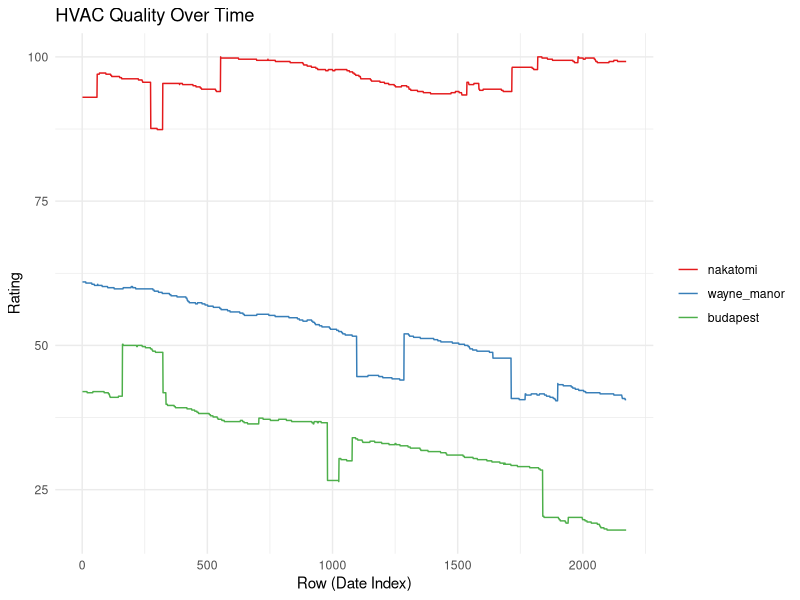
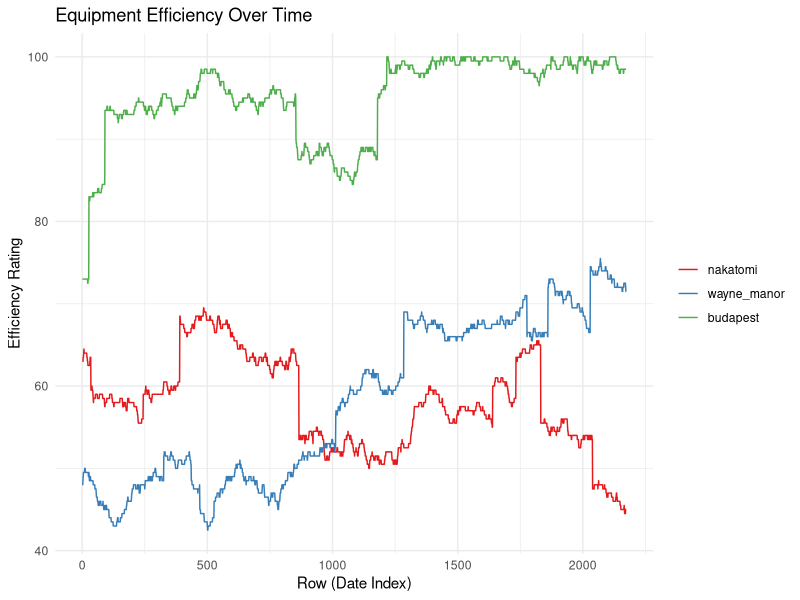

R code for these plots, in order: (Note: this script raises an error after producing the figures.)
library(tibble)
library(tidyr)
library(lubridate)
library(MASS)
library(ggplot2)
library(GGally)
library(here)
library(reshape2)
library(dplyr)
library(Hmisc)

# Set a seed for reproducibility
set.seed(12923)

#### SETUP, VARIABILITY & UNIQUENESS SETTINGS #####################
# Time period
start_date <- as.Date("2018-01-01")
end_date <- as.Date("2023-12-13")
dates <- seq.Date(start_date, end_date, by = "day")
days <- length(dates)

buildings <- c("nakatomi", "wayne_manor", "budapest")
noise_factor <- .5 # amount of noise to introduce in each var
wind_speed_adjust <- c(nakatomi = 2, wayne_manor = 0, budapest = -2)
# Building-specific temperature adjustments to simulate the 
# bldgs being in different areas of the city
temp_adjust <- c(nakatomi = 3, wayne_manor = 0, budapest = -3)
# no adjust to cloud_cover; it's all the same grey everywhere in Seattle :)
# number of people - in the num_ppl section


bldg_names <- rep(buildings, each = days)
dates_rep <- rep(dates, times = length(buildings))
weekdays <- ifelse(wday(dates_rep, week_start = 1) %in% c(6, 7), 0, 1) # 0 for weekend, 1 for weekday, with Mon being the first day of the week
weekdays_singlebldg <- ifelse(wday(dates, week_start = 1) %in% c(6, 7), 0, 1) # 0 for weekend, 1 for weekday, with Mon being the first day of the week

# Unique ID for each row
ids <- seq_len(days * length(buildings))



#### ENERGY COSTS ###########################
simulate_energy_prices <- function(start_date, end_date) {
  dates <- seq.Date(as.Date(start_date), as.Date(end_date), by = "day")
  current_price <- 0.225 # Initial average price
  
  # Create a matrix to store price data
  price_data <- matrix(nrow = length(dates), ncol = 1)
  
  for (date_idx in 1:length(dates)) {
    # Apply a very small daily change to simulate long-term trends
    yearly_trend <- rnorm(1, mean = 0.00001, sd = 0.001) 
    
    # Simulate daily variation with a tighter range
    daily_change <- rnorm(1, mean = 0, sd = 0.001) 
    
    # Less frequent and significant random events
    if (runif(1) < 0.001) { # Reduced chance for a significant event
      event_change <- rnorm(1, mean = 0, sd = 0.002)
    } else {
      event_change <- 0
    }
    
    # Calculate the new price with tightened constraints
    new_price <- max(0.10, min(0.5, current_price + yearly_trend + daily_change + event_change))
    price_data[date_idx] <- new_price
    
    # Update the current price for the next day
    current_price <- new_price
  }
  
  # Return a data frame of dates and simulated prices
  data.frame(date = dates, price_per_kwh = price_data)
}

# Use the function with the provided start and end dates
temp_prices <- simulate_energy_prices(start_date, end_date)



#### BUILDING FOOTPRINT ##################### 
# (assume units: sq ft) (assuming they remain constant over the time period for simplicity)
# bldg_area <- round(runif(length(buildings), min = 5000, max = 25000)) # if you want to scramble bldg_size each run
bldg_area <- c(21110, 7260, 15200) # nakatomi, wayne_manor, budapest
bldg_area_named <- setNames(bldg_area, c("nakatomi", "wayne_manor", "budapest"))
bldg_area_rep <- rep(bldg_area, each = days)

#### NUMBER OF PEOPLE #####################
# number of people in each building, with reduced occupants on weekends and customized to each building
# num_ppl <- numeric(length = days * length(buildings))
# for (i in 1:(days * length(buildings))) {
#   building_name <- bldg_names[i]
#   if (weekdays[i] == 1) {
#     # Generate more people on weekdays
#     mean_factor <- 300 + mean_factor_weekday[building_name]
#     scale_factor <- 5 + scale_factor_weekday[building_name]
#     sd_factor <- 70 + sd_factor_adjust[building_name]   
#   } else {
#     # Generate fewer people on weekends
#     mean_factor <- 100 + mean_factor_weekend[building_name]
#     scale_factor <- 5 + scale_factor_weekend[building_name]
#     sd_factor <- 30 + sd_factor_adjust[building_name]   
#   }
#   
#   num_ppl[i] <- as.integer(pmax(0, pmin(2000, rgamma(1, shape = 2, scale = scale_factor) + 1 +
#                                           abs(round(rnorm(1, mean = mean_factor, sd = sd_factor), 0)))))
# }
# plot(num_ppl)
# 
# sqft_per_person <- numeric(length = length(num_ppl))
# 
# # Loop through the num_ppl array
# for (i in 1:length(num_ppl)) {
#   if (num_ppl[i] > 0) {
#     sqft_per_person[i] <- bldg_area_rep[i] / num_ppl[i]
#   } else {
#     sqft_per_person[i] <- NA  # Assign NA (or a large number) when there are no people
#   }
# }
# 
# plot(sqft_per_person)  # Plot the square feet per person

mean_factor_weekday <- c(nakatomi = 80, wayne_manor = -150, budapest = -7)
mean_factor_weekend <- c(nakatomi = 170, wayne_manor = 50, budapest = 10)
scale_factor_weekday <- c(nakatomi = 1, wayne_manor = -1, budapest = 1)
scale_factor_weekend <- c(nakatomi = 0, wayne_manor = -1, budapest = 1)
sd_factor_weekday <- c(nakatomi = 10, wayne_manor = -69, budapest = -7)
sd_factor_weekend <- c(nakatomi = 10, wayne_manor = -29, budapest = -7)


generate_num_ppl <- function(building_name, dates, weekdays_singlebldg, mean_factor_weekday, mean_factor_weekend,
                             scale_factor_weekday, scale_factor_weekend, sd_factor_adjust, bldg_area_named) {
  
  num_ppl_raw <- numeric(length = length(dates))
  sqft_per_person <- numeric(length = length(dates))
  
  for (i in 1:length(dates)) {
    if (weekdays_singlebldg[i] == 1) {  # Weekday
      mean_factor <- 300 + mean_factor_weekday[building_name]
      scale_factor <- 5 + scale_factor_weekday[building_name]
      sd_factor <- 70 + sd_factor_weekday[building_name]
    } else {  # Weekend
      mean_factor <- 100 + mean_factor_weekend[building_name]
      scale_factor <- 5 + scale_factor_weekend[building_name]
      sd_factor <- 30 + sd_factor_weekend[building_name]
    }
    
    num_ppl_raw[i] <- as.integer(pmax(0, pmin(2000, rgamma(1, shape = 2, scale = scale_factor) + 1 +
                                                abs(round(rnorm(1, mean = mean_factor, sd = sd_factor), 0)))))
    
    # Apply capping based on quantiles
#    u_limit <- quantile(uncapped_value, 0.95)  # 95th percentile as upper limit
#    l_limit <- quantile(uncapped_value, 0.05)  # 5th percentile as lower limit
#    num_ppl_raw[i] <- pmin(u_limit, pmax(l_limit, uncapped_value))
    
    sqft_per_person[i] <- if (num_ppl_raw[i] > 0) bldg_area_named[building_name] / num_ppl_raw[i] else NA
  }
  
  building_area <- rep(bldg_area_named[building_name], length(dates))
  
  return(data.frame(date = dates, weekdays = weekdays_singlebldg, bldg_name = building_name, bldg_area = building_area, num_ppl_raw = num_ppl_raw, sqft_per_person = sqft_per_person))
}

overall_ppl <- do.call(rbind, lapply(buildings, function(building_name) {
  generate_num_ppl(building_name, dates, weekdays_singlebldg, mean_factor_weekday, mean_factor_weekend,
                   scale_factor_weekday, scale_factor_weekend, sd_factor_adjust, bldg_area_named)}))

# check distributions if needed
# overall_ppl %>%
#   filter(bldg_name == "wayne_manor") %>%
#     ggplot(aes(x = date, y = num_ppl_raw, color = factor(weekdays))) + # 1=weekday, 0=weekend
#     geom_point() +  # Scatter plot
#     labs(title = "num people",
#          x = "Date",
#          y = "num people",
#          color = "Day Type") +
#     # scale_color_manual(values = c("blue", "red"),
#     #                    labels = c("Weekend", "Weekday")) +
#     theme_minimal()
# 
# describe(overall_ppl$num_ppl_raw)
#   
# overall_ppl %>%
#   filter(bldg_name == "wayne_manor") %>%
#   ggplot(aes(x = date, y = sqft_per_person, color = factor(weekdays))) +
#   geom_point() +  # Scatter plot
#   labs(title = "sqft_per_person",
#        x = "Date",
#        y = "sqft_per_person",
#        color = "Day Type") +
#   # scale_color_manual(values = c("blue", "red"),
#   #                    labels = c("Weekend", "Weekday")) +
#   theme_minimal()

#### /x/INSULATION QUALITY #####################
#### removing for now
# insulation <- as.integer(pmax(1, pmin(100, ceiling(rgamma(days * length(buildings), shape = 5, scale = 8.5) + 1) +
#                                         abs(round(rnorm(days * length(buildings), mean = 0, sd = noise_factor), 0)))))

#### /x/WINDOWS QUALITY #####################
#### removing for now
# windows <- as.integer(runif(days * length(buildings), min = 1, max = 100))

#### HVAC SYSTEM QUALITY #####################
# Initialize the starting hvac_efficiency for each building
start_hvac <- sample(40:100, length(buildings), replace = TRUE)

# Create a matrix to hold the efficiency data
hvac_data <- matrix(nrow = days, ncol = length(buildings))
colnames(hvac_data) <- buildings

# Simulate the efficiency rating for each building and each date
for (bldg in seq_along(buildings)) {
  current_hvac <- start_hvac[bldg]
  for (date_idx in 1:length(dates)) {
    # Apply a yearly decline to simulate aging
    yearly_decline <- (as.integer(-.02)) # add a very small daily negative constant to simulate long-term degradation
    # Simulate daily variation
    daily_change <- sample(c(-.20, 0, .20), 1, prob = c(0.045, 0.96, 0.005)) # Mostly no daily change, slightly better chance of small bad change
    # Random events: significant increase or decrease
    if (runif(1) < 0.004) { # 1% chance for a significant event, so roughly 3-4 times a year
      event_change <- sample(-10:10, 1) # equal chance of good or bad change
    } else {
      event_change <- 0
    }
    
    # Calculate the new efficiency
    new_hvac <- max(1, min(100, current_hvac + yearly_decline + daily_change + event_change))
    hvac_data[date_idx, bldg] <- new_hvac
    
    # Update the current efficiency for the next day
    current_hvac <- new_hvac
  }
}

# Reshape the matrix into a long format for plotting
hvac_long <- melt(hvac_data, varnames = c("date_idx", "bldg_name"), value.name = "hvac_efficiency")
hvac_long$date <- dates[hvac_long$date_idx]

hvac_long$date <- as.Date(hvac_long$date)
hvac_long$bldg_name <- as.factor(hvac_long$bldg_name)

ggplot(hvac_long, aes(x = date_idx, y = hvac_efficiency, group = bldg_name, color = bldg_name)) +
  geom_line() +
  theme_minimal() +
  labs(title = "HVAC Quality Over Time",
       x = "Row (Date Index)",
       y = "Rating") +
  scale_color_brewer(palette = "Set1") +
  theme(legend.title = element_blank())

#### AMBIENT TEMPERATURE #####################
# Simulate temp across the year for a place like Seattle.
avg_low_temp <- 37  # Average low in Fahrenheit in winter
avg_high_temp <- 79 # Average high in Fahrenheit in summer
mean_temp <- (avg_low_temp + avg_high_temp) / 2
amplitude <- (avg_high_temp - avg_low_temp) / 2

# Temperature simulation
temp <- numeric(length = days * length(buildings))
for (i in 1:(days * length(buildings))) {
  building_name <- bldg_names[i]
  day_of_year <- as.numeric(format(dates_rep[i], "%j"))
  
  # Adjust mean temperature based on building
  mean_temp_bldg <- mean_temp + temp_adjust[building_name]
  
  # Sine wave for base temperature
  base_temp <- mean_temp_bldg + amplitude * sin(2 * pi * day_of_year / 365 - pi/2)
  
  # Adding random variation
  temp[i] <- as.integer(pmax(0, pmin(110, ceiling(base_temp + rnorm(1, mean = 0, sd = 5)))))
}


#### WIND SPEED #####################
# in mph
avg_wind_speed_low <- 3   # Average low wind speed in mph
avg_wind_speed_high <- 7 # Average high wind speed in mph
mean_wind_speed <- (avg_wind_speed_low + avg_wind_speed_high) / 2
amplitude_wind_speed <- (avg_wind_speed_high - avg_wind_speed_low) / 2

# Building-specific wind speed adjustments down at top in "variability and uniqueness" section

# Assuming 'days', 'bldg_names', and 'dates_rep' are defined as in your temperature simulation
wind_speed <- numeric(length = days * length(buildings))

for (i in 1:(days * length(buildings))) {
  building_name <- bldg_names[i]
  day_of_year <- as.numeric(format(dates_rep[i], "%j"))
  
  # Adjust mean wind speed based on building
  mean_wind_speed_bldg <- mean_wind_speed + wind_speed_adjust[building_name]
  
  # Sine wave for base wind speed + some random noise
  base_wind_speed_mph <- mean_wind_speed_bldg + amplitude_wind_speed * sin(2 * pi * day_of_year / 365 - pi/2) + rnorm(1, mean = 0, sd = 2)
  
  # Adding random variation
  wind_speed[i] <- as.integer(pmax(0, pmin(40, ceiling(base_wind_speed_mph + rnorm(1, mean = 0, sd = 2)))))
}

#### CLOUD COVER #####################
# percentage of cloud cover
avg_clear <- 0
avg_cloudy <- 100
clouds_amplitude <- (avg_cloudy - avg_clear) / 2
clouds_mean <- (avg_clear + avg_cloudy) / 2


# Phase shift to align the sine wave peaks and troughs with the cloudiest and clearest months
# Assuming January (cloudiest) aligns with the peak and August (clearest) with the trough
phase_shift <- pi / 2  # Adjusted based on the month (e.g., -pi/2 if peak is in January)

# Define the clearer and cloudier periods
# day_start_clear <- as.numeric(format(as.Date("2023-06-20"), "%j"))
# day_end_clear <- as.numeric(format(as.Date("2023-10-08"), "%j"))

cloud_cover <- numeric(length = days)

for (i in 1:(days * length(buildings))) {
  building_name <- bldg_names[i]
  day_of_year <- as.numeric(format(dates_rep[i], "%j"))
  
  # # Determine if the day is in the clearer or cloudier part of the year
  # in_clearer_period <- day_of_year >= day_start_clear && day_of_year <= day_end_clear
  # 
  # # Adjust amplitude based on the time of the year
  # adjusted_amplitude <- ifelse(in_clearer_period, amplitude_cloud_cover / 2, amplitude_cloud_cover)
  # 
  # Calculate cloud cover using a sine wave
  cloud_cover[i] <- clouds_mean + clouds_amplitude * sin(2 * pi * day_of_year / 365 + phase_shift)
  
  # Introduce random variation
  random_variation <- rnorm(1, mean = 0, sd = 5)
  cloud_cover[i] <- cloud_cover[i] + random_variation
  
  # Adjustments to ensure cloud cover stays within 0-100%
  cloud_cover[i] <- pmax(0, pmin(100, cloud_cover[i]))
}



#### /x/HVAC TYPE ##################### 
#### removing for now
# fuzzy_hvac_type <- function(insulation, hvac) {
#   probabilities <- c(
#     # Increase the probability of "MasterBlaster" for lower values of insulation and HVAC
#     "MasterBlaster" = pnorm(c(quantile(as.numeric(insulation), 0.85), quantile(as.numeric(hvac), 0.85)), mean = c(20, 20), sd = c(5, 5)),
#     
#     # Increase the probability of "Coolio" for higher values of insulation and HVAC
#     "Coolio" = pnorm(c(quantile(as.numeric(insulation), 0.35), quantile(as.numeric(hvac), 0.35)), mean = c(70, 70), sd = c(5, 5)),
#     
#     "Trane" = 1
#   )
#   
#   # Normalize the probabilities so they sum up to 1
#   probabilities <- probabilities / sum(probabilities)
#   
#   # Remove the percentage values from the names
#   names(probabilities) <- sub("\\.\\d+%$", "", names(probabilities))
#   
#   hvac_types <- names(probabilities)
#   assigned_type <- sample(hvac_types, size = 1, prob = probabilities)
#   
#   return(assigned_type)
# }
# 
# # Assuming hvac_type depends on insulation and hvac
# hvac_type <- sapply(1:(days * length(buildings)), function(i) fuzzy_hvac_type(insulation[i], hvac[i]))

#### EQUIPMENT EFFICIENCY ##################### 
# Initialize the starting efficiency for each building
start_efficiency <- sample(40:100, length(buildings), replace = TRUE)

# Create a matrix to hold the efficiency data
efficiency_data <- matrix(nrow = days, ncol = length(buildings))
colnames(efficiency_data) <- buildings

# Simulate the efficiency rating for each building and each date
for (bldg in seq_along(buildings)) {
  current_efficiency <- start_efficiency[bldg]
  for (date_idx in 1:length(dates)) {
    # Apply a yearly decline to simulate aging
    yearly_decline <- (as.integer(-.01)) # add a very small daily negative constant to simulate long-term degradation
    # Simulate daily variation
    daily_change <- sample(c(-.5, 0, .5), 1, prob = c(0.1, 0.8, 0.1)) # Mostly no change, equal chance of small good/bad change
    # Random events: significant increase or decrease
    if (runif(1) < 0.005) { # chance for a significant event, so roughly 3-4 times a year
      event_change <- sample(-10:10, 1)
    } else {
      event_change <- 0
    }
    
    # Calculate the new efficiency
    new_efficiency <- max(1, min(100, current_efficiency + yearly_decline + daily_change + event_change))
    efficiency_data[date_idx, bldg] <- new_efficiency
    
    # Update the current efficiency for the next day
    current_efficiency <- new_efficiency
  }
}

# Reshape the matrix into a long format for plotting
efficiency_long <- melt(efficiency_data, varnames = c("date_idx", "bldg_name"), value.name = "equip_efficiency")
efficiency_long$date <- dates[efficiency_long$date_idx]

efficiency_long$date <- as.Date(efficiency_long$date)
efficiency_long$bldg_name <- as.factor(efficiency_long$bldg_name)

ggplot(efficiency_long, aes(x = date_idx, y = equip_efficiency, group = bldg_name, color = bldg_name)) +
  geom_line() +
  theme_minimal() +
  labs(title = "Equipment Efficiency Over Time",
       x = "Row (Date Index)",
       y = "Efficiency Rating") +
  scale_color_brewer(palette = "Set1") +
  theme(legend.title = element_blank())



# Placeholder for total energy use
total <- rep(NA, days * length(buildings))

#### COMBINE VARS INTO TIBBLE #####################
df <- tibble(
  id = ids,
  bldg_name = as.factor(bldg_names),
  bldg_area = as.integer(bldg_area_rep),
  date = as.Date(dates_rep),
  year = as.integer(year(dates_rep)),
  month = month(dates_rep, label=T),
  day = wday(dates_rep, label=T),
  weekday = as.integer(weekdays),
  temp = as.integer(temp),
  wind_speed = as.integer(wind_speed),
  cloud_cover = as.integer(cloud_cover),
  total = total
)

overall_ppl <- overall_ppl[, c("date", "bldg_name", "num_ppl_raw", "sqft_per_person")]
df <- merge(df, overall_ppl, by = c("date", "bldg_name"), all.x = TRUE)

df <- merge(df, efficiency_long[, c("date", "bldg_name", "equip_efficiency")], by = c("date", "bldg_name"))
df <- merge(df, hvac_long[, c("date", "bldg_name", "hvac_efficiency")], by = c("date", "bldg_name"))
df <- merge(df, temp_prices, by = "date")



# ggplot(df, aes(x = date, y = wind_speed, color = bldg_name)) + 
#   geom_line(alpha=.5) +
#   labs(title = "Wind Speed by Building", x = "Date", y = "Wind Speed (mph)") +
#   theme_minimal() +
#   scale_color_brewer(palette = "Set1") # Use a color palette that is distinct and clear
# 
# ggplot(df, aes(x = date, y = cloud_cover)) + 
#   geom_line(alpha=.5) +
#   labs(title = "Cloud cover", x = "Date", y = "cloud cover (%)") +
#   theme_minimal() +
#   scale_color_brewer(palette = "Set1") # Use a color palette that is distinct and clear

# double check HVAC types
# ggplot(df, aes(x = insulation, y = hvac, color = hvac_type)) +
#   geom_point() +
#   labs(title = "Scatterplot of Insulation and HVAC Values",
#        x = "Insulation",
#        y = "HVAC",
#        color = "HVAC Type")


#### LINEAR MODEL PREDICTING TOTAL ENERGY USE #####################
# Generate coefficients for the linear model
coefficients <- c(
  bldg_area = .05,
  sqft_per_person = -.5,
  hvac_efficiency = -2,
  equip_efficiency = -2.2,
  temp = 1.1,
  wind_speed = .05,
  cloud_cover = .05
)

# Simulate the total energy use based on a linear model
df <- df %>%
  mutate(
    total = 
      bldg_area * coefficients["bldg_area"] +
      sqft_per_person * coefficients["sqft_per_person"] +
      hvac_efficiency * coefficients["hvac_efficiency"] +
      equip_efficiency * coefficients["equip_efficiency"] +
      temp * coefficients["temp"] +
      wind_speed * coefficients["wind_speed"] +
      cloud_cover * coefficients["cloud_cover"] +
      abs(rnorm(days, mean = 10, sd = 5))  # Adding some random noise
  )

# fix the col order
df <- df %>%
  select(
    date, price_per_kwh, bldg_name, id, bldg_area, year, month, day, weekday, num_ppl_raw,
    sqft_per_person, temp, wind_speed, cloud_cover, equip_efficiency,
    hvac_efficiency, total
  )

#### FINAL CHECKS #####################
# Create an index vector for variable order
# var_order <- c("bldg_area", "num_ppl_raw", "sqft_per_person", "equip_efficiency", 
#                "hvac_efficiency", "temp", "wind_speed", 
#                "cloud_cover", "total")
# col_indices <- match(var_order, names(df))

# Display parallel coordinates plot grouped by "hvac_type"
# ggparcoord(data = df,
#            columns = col_indices,
#            alphaLines = 0.1,
#            groupColumn = "bldg_name") + 
#   scale_color_manual(values = c("nakatomi" = "#20639b", "wayne_manor" = "grey", "budapest" = "grey"))
# 
# ggparcoord(data = df,
#            columns = col_indices,
#            alphaLines = 0.1,
#            groupColumn = "bldg_name") + 
#   scale_color_manual(values = c("nakatomi" = "grey", "wayne_manor" = "#20639b", "budapest" = "grey"))
# 
# ggparcoord(data = df,
#            columns = col_indices,
#            alphaLines = 0.1,
#            groupColumn = "bldg_name") + 
#   scale_color_manual(values = c("nakatomi" = "grey", "wayne_manor" = "grey", "budapest" = "#20639b"))


# 
# bldg <- "nakatomi"
# df %>% 
#   filter(bldg_name == bldg) %>% 
#   ggplot(aes(x = date, y = total)) +
#   geom_point() +
#   labs(title = paste("Total Energy Usage for", bldg, "Building"),
#        x = "Date",
#        y = "Total Energy Usage")
# 
# bldg <- "wayne_manor"
# df %>% 
#   filter(bldg_name == bldg) %>% 
#   ggplot(aes(x = date, y = total)) +
#   geom_point() +
#   labs(title = paste("Total Energy Usage for", bldg, "Building"),
#        x = "Date",
#        y = "Total Energy Usage")
# 
# bldg <- "budapest"
# df %>% 
#   filter(bldg_name == bldg) %>% 
#   ggplot(aes(x = date, y = total)) +
#   geom_point() +
#   labs(title = paste("Total Energy Usage for", bldg, "Building"),
#        x = "Date",
#        y = "Total Energy Usage")


# df %>%
#   # Filter for "nakatomi" building
#   filter(bldg_name == "budapest" & year(date) == 2019 & month(date)==2) %>%
#   # Keep date for plotting, exclude other non-numeric and specific columns
#   dplyr::select(date, num_ppl) %>%
#   # Gather numeric variables for scaling
#   pivot_longer(cols = -date, names_to = "variable", values_to = "value") %>%
#   # Scale numeric variables
#   group_by(variable) %>%
#   #  mutate(scaled_value = scale(value)) %>%
#   ungroup() %>%
#   # Plot
#   ggplot(aes(x = date, y = value, color = variable)) +
#   geom_line() +
#   labs(title = "Scaled Variables Over Time for Nakatomi Building",
#        x = "Date", y = "Value") +
#   theme_minimal() +
#   scale_color_viridis_d() +
#   theme(legend.position = "bottom")


#### WRITE FILE #####################
write.csv(df, here("data", "df_timeseries_orig.csv"), row.names = F)
